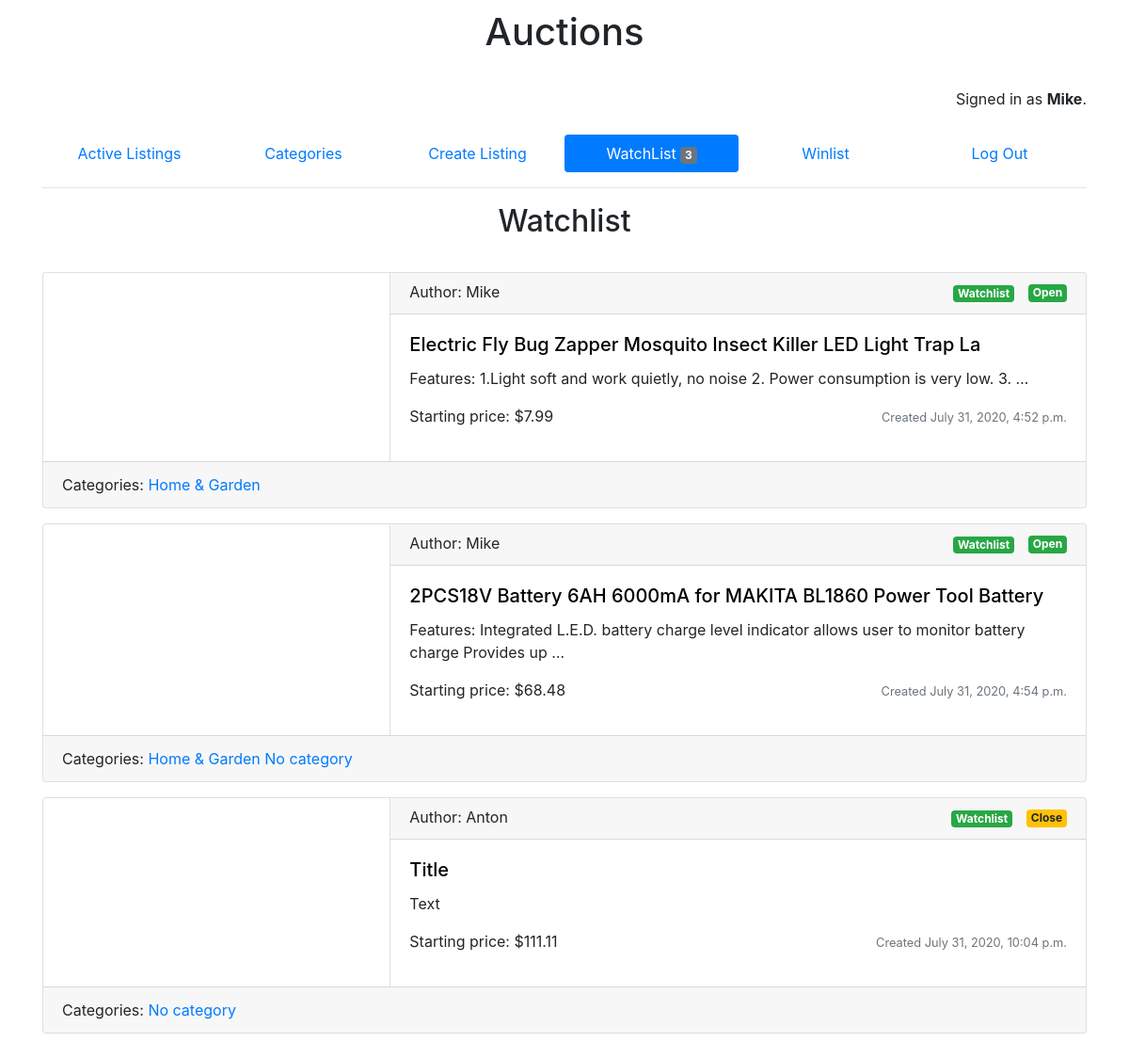
The app's page /watchlist/ (signed in) with its own data.
### auctions/models.py (models this page shows, shortened)
class User(AbstractUser):
    pass

class WatchList(models.Model):
    id_user = models.ForeignKey(User, on_delete=models.CASCADE, related_name="user")
    id_listing = models.ForeignKey(Listings, on_delete=models.CASCADE, related_name="listing")

class Listings(models.Model):
    title = models.CharField(max_length=64)
    text_base = models.TextField()
    start_bid = models.FloatField()
    url_img = models.URLField()
    category = models.ManyToManyField(Category, related_name="category")
    create_date = models.DateTimeField(auto_now_add=True)
    author = models.ForeignKey(User, on_delete=models.CASCADE, related_name="author")
    open = models.BooleanField(default=True)
    max_bet = models.FloatField(default=0)
    win = models.ForeignKey(User, on_delete=models.CASCADE, related_name="win", null=True, blank=True)
    class Meta:
        ordering = ["-create_date"]

class Category(models.Model):
    cat = models.CharField(max_length=64)
    class Meta:
        ordering = ["cat"]

### auctions/views.py (the view)
# urls.py: path("watchlist/", views.watchlist, name="watchlist"),
@login_required
def watchlist(request):
    watchlist_user = WatchList.objects.filter(id_user=request.user)
    page_list = pag(request, watchlist_user, 3)
    active = "watchlist"
    ls = [a.id_listing for a in WatchList.objects.filter(id_user=request.user)]
    return render(request, "auctions/watchlist.html", {
        "page_objects": page_list[0], "count": len(WatchList.objects.filter(id_user=request.user)),
        "is_paginated": page_list[1], "next_url": page_list[3], "prev_url": page_list[2], "ls": ls,
        "active": active, "count_win": len(Listings.objects.filter(win=request.user))
    })

### auctions/views.py (called while the page is built)
def pag(request, all_listings, count_listings):
    page_number = request.GET.get("page", 1)
    paginator = Paginator(all_listings, count_listings)
    page = paginator.get_page(page_number)
    is_paginated = page.has_other_pages()
    if page.has_previous():
        prev_url = f"?page={page.previous_page_number()}"
    else:
        prev_url = ""
    if page.has_next():
        next_url = f"?page={page.next_page_number()}"
    else:
        next_url = ""
    return page, is_paginated, prev_url, next_url

### auctions/templates/auctions/watchlist.html (shortened to what this page needs)
{% extends "auctions/layout.html" %}
{% block body %}
    <h2 class="title_page">Watchlist</h2>
    {% for list in page_objects.object_list %}
        {% with listing=list.id_listing %}
            {% include "auctions/includes/card.html" %}
        {% endwith %}
    {% endfor %}
{% endblock %}

### auctions/templates/auctions/layout.html (shortened to what this page needs)
{% load static %}
<!DOCTYPE html>
<html lang="en">
<head>
    <link rel="stylesheet" href="https://stackpath.bootstrapcdn.com/bootstrap/4.4.1/css/bootstrap.min.css">
    <link href="{% static 'auctions/styles.css' %}" rel="stylesheet">
</head>
<body>
<div class="container">
    <h1 class="title_page">Auctions</h1>
    <div class="login_user">
        {% if user.is_authenticated %}
            Signed in as <strong>{{ user.username }}</strong>.
        {% else %}
            Not signed in.
        {% endif %}
    </div>
    <ul class="nav nav-pills nav-justified">
        <li class="nav-item">
            <a class="nav-link {% if active == 'index' %} active {% endif %}" href="{% url 'index' %}">Active Listings</a>
        </li>
        <li class="nav-item">
            <a class="nav-link {% if active == 'allCategories' %} active {% endif %}" href="{% url 'allCategories' %}">Categories</a>
        </li>
        {% if user.is_authenticated %}
            <li class="nav-item">
                <a class="nav-link {% if active == 'create' %} active {% endif %}" href=
                        "{% url 'create' %}">Create Listing</a>
            </li>
            <li class="nav-item">
                <a class="nav-link {% if active == 'watchlist' %} active {% endif %}" href="{% url 'watchlist' %}">WatchList
                    {% if count != 0 %}
                        <span class="badge badge-secondary">{{ count }}</span>
                    {% endif %}
                </a>
            </li>
            <li class="nav-item">
                <a class="nav-link {% if active == 'winlist' %} active {% endif %}" href="{% url 'winlist' %}">Winlist
                </a>
            </li>
            <li class="nav-item">
                <a class="nav-link" href="{% url 'logout' %}">Log Out</a>
            </li>
        {% endif %}
    </ul>
    <hr>
    {% block body %}
    {% endblock %}
</div>
</body>
</html>

### auctions/templates/auctions/includes/card.html (shortened to what this page needs)
<div class="card mb-3 ">
    <div class="row no-gutters" style="min-height: 200px">
        <div class="col-md-4 card_img">
        </div>
        <div class="col-md-8">
            <div class="card-header justify-content-between">
                Author: {{ listing.author.username }}
                <div class="col">
                    {% if user.is_authenticated %}
                        {% if listing in ls %}
                            {% if active == 'watchlist' %}
                                <form action="{% url 'watchlistWatchlist' id_listing=listing.id %}"
                                      class="watchList" method="post">
                                    <button class="badge badge-success btn_watchlist" type="submit">Watchlist</button>
                                </form>
                            {% else %}
                                <form action="{% url 'watchlistIndex' id_listing=listing.id %}"
                                      class="watchList" method="post">
                                    {% csrf_token %}
                                    <button class="badge badge-success btn_watchlist" type="submit">Watchlist</button>
                                </form>
                            {% endif %}
                        {% endif %}
                    {% endif %}
                </div>
                {% if listing.open %}
                    <span class="badge badge-success">Open</span>
                {% else %}
                    <span class="badge badge-warning">Close</span>
                {% endif %}
            </div>
            <div class="card-body">
                <a class="card_listing" href="{% url 'listings' id_listing=listing.id %}">
                    <h5 class="card-title">{{ listing.title }}</h5>
                </a>
                <p class="card-text">{{ listing.text_base|truncatewords:15 }}</p>
                <div style="display:flex; justify-content: space-between">
                    <p class="card-text">Starting price: ${{ listing.start_bid }}</p>
                    <p class="card-text"><small class="text-muted">Created {{ listing.create_date }}</small>
                    </p>
                </div>
            </div>
        </div>
    </div>
    <div class="card-footer">
        Categories:
        {% for category in listing.category.all %}
            <a href="{% url 'categories' title_cat=category.cat %}">{{ category.cat }}</a>
        {% endfor %}
    </div>
</div>

### auctions/static/auctions/styles.css (style rules this page uses)
body { padding: 10px; }
form { text-align: center; }
a { text-decoration: none; }
.title_page { text-align: center; margin-bottom: 35px; }
.login_user { text-align: right; min-height: 50px; }
.card-header { display: flex; line-height: 1; }
.watchList { text-align: right; }
.btn_watchlist { border: hidden; }
.card_listing { color: #000; }
.card_img { border-right: 1px solid rgba(0, 0, 0, 0.125); }

### records on screen
User: username "Mike"
WatchList: id_listing.author.username "Mike", shows "Open", id_listing "Electric Fly Bug Zapper Mosquito Insect Killer LED Light Trap La", id_listing.text_base "Features: 1.Light soft and work quietly, no noise 2. Power consumption is very low. 3. …", id_listing.start_bid "7.99", id_listing.create_date "July 31, 2020, 4:52 p.m."
Category: cat "Home & Garden"
WatchList: id_listing.author.username "Mike", shows "Open", id_listing "2PCS18V Battery 6AH 6000mA for MAKITA BL1860 Power Tool Battery", id_listing.text_base "Features: Integrated L.E.D. battery charge level indicator allows user to monitor battery charge Provides up …", id_listing.start_bid "68.48", id_listing.create_date "July 31, 2020, 4:54 p.m."
Category: cat "No category"
WatchList: id_listing.author.username "Anton", shows "Close", id_listing "Title", id_listing.text_base "Text", id_listing.start_bid "111.11", id_listing.create_date "July 31, 2020, 10:04 p.m."

### other values on screen
{{ count }} "3"
